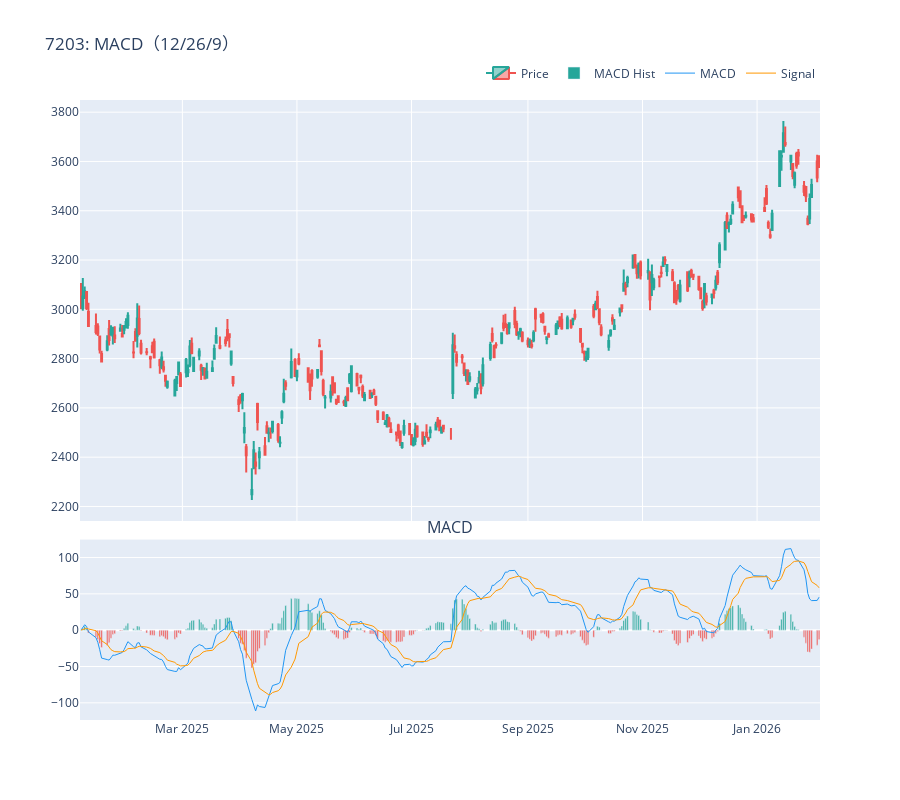

Notebook code cell kept with this figure:
### Code cell
# MACD付きチャート
# MACDがシグナル線を上抜け: 買いシグナル、下抜け: 売りシグナル
fig = analyzer_jp.plot_chart(
    "7203",
    show_macd=True,  # MACDサブプロット表示
    start="2025-01-01",
)
fig.update_layout(title="7203: MACD（12/26/9）")
fig.show()

### Figure 1 — Plotly figure (JSON) as saved in the notebook; plotly's stock layout.template omitted (floating-point values rounded to 4 significant figures; data arrays with more than 128 entries replaced by an {"elided": "..."} marker saying what was removed)
{"data": [{"close": {"elided": "264 float values"}, "decreasing": {"line": {"color": "#ef5350"}}, "high": {"elided": "264 float values"}, "increasing": {"line": {"color": "#26a69a"}}, "low": {"elided": "264 float values"}, "name": "Price", "open": {"elided": "264 float values"}, "type": "candlestick", "x": {"elided": "264 str values"}, "xaxis": "x", "yaxis": "y"}, {"marker": {"color": {"elided": "264 str values"}}, "name": "MACD Hist", "type": "bar", "x": {"elided": "264 str values"}, "xaxis": "x2", "y": {"elided": "264 float values"}, "yaxis": "y2"}, {"line": {"color": "#2196F3", "width": 1}, "name": "MACD", "type": "scatter", "x": {"elided": "264 str values"}, "xaxis": "x2", "y": {"elided": "264 float values"}, "yaxis": "y2"}, {"line": {"color": "#FF9800", "width": 1}, "name": "Signal", "type": "scatter", "x": {"elided": "264 str values"}, "xaxis": "x2", "y": {"elided": "264 float values"}, "yaxis": "y2"}], "layout": {"annotations": [{"font": {"size": 16}, "showarrow": false, "text": "MACD", "x": 0.5, "xanchor": "center", "xref": "paper", "y": 0.291, "yanchor": "bottom", "yref": "paper"}], "height": 800, "legend": {"orientation": "h", "x": 1, "xanchor": "right", "y": 1.02, "yanchor": "bottom"}, "showlegend": true, "title": {"text": "7203: MACD（12/26/9）"}, "xaxis": {"anchor": "y", "domain": [0, 1], "matches": "x2", "rangeslider": {"visible": false}, "showticklabels": false}, "xaxis2": {"anchor": "y2", "domain": [0, 1]}, "yaxis": {"anchor": "x", "domain": [0.321, 1.0]}, "yaxis2": {"anchor": "x2", "domain": [0, 0.291]}}}
